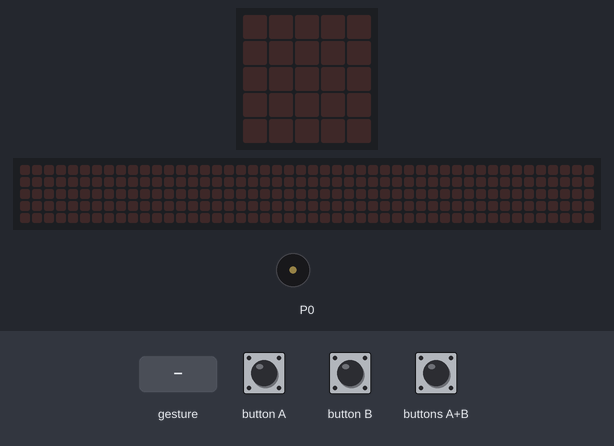
Bench run of a program on a simulated BBC micro:bit (MakeCode). On the bench: the board's 5×5 LED display, a strip that is not on the board, showing the scrolling text unrolled, buzzer (waves = sounding). The test bench sets the inputs (shaded band). A tilt is held for 1.5 s and a shake lasts 1 s, then the board lies face up again; the 48×5 strip is a reading aid, not a part: it shows the text the display is scrolling, unrolled, one strip-width of it at a time; the short countdown, score and lost-life animations are approximate.

Above: at 1.2 s.
1.3 s: buttons A+B pressed for 0.15 s
At 1.52 s:
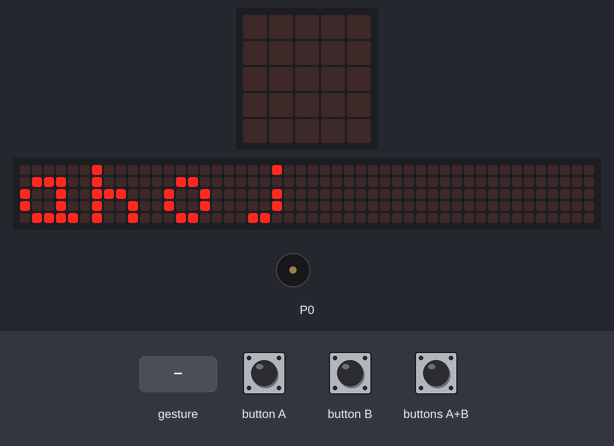
4.3 s: button B pressed for 0.15 s
At 7.1 s:
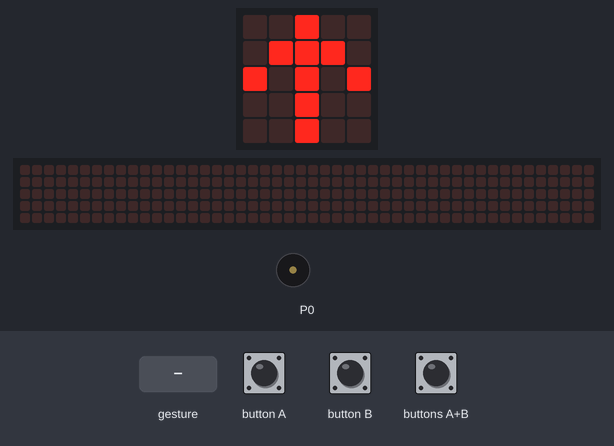
7.4 s: gesture 'shake'
At 7.9 s:
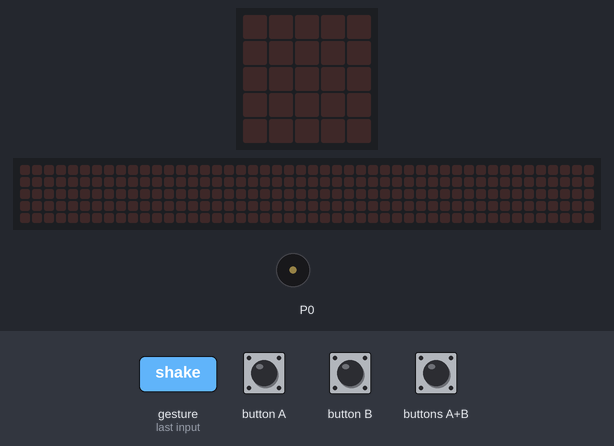
9.1 s: button A pressed for 0.15 s
At 9.6 s:
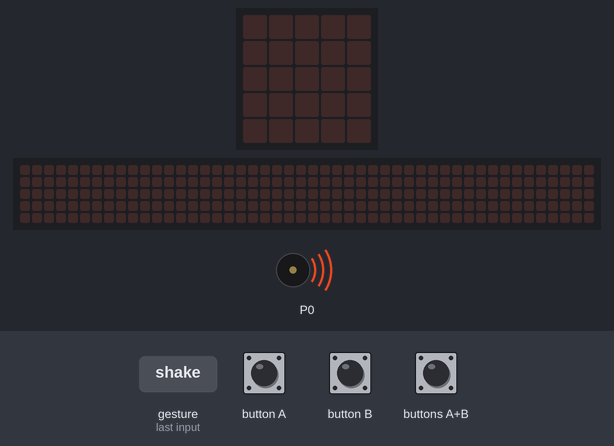
12.2 s: buttons A+B pressed for 1 s
At 13.42 s:
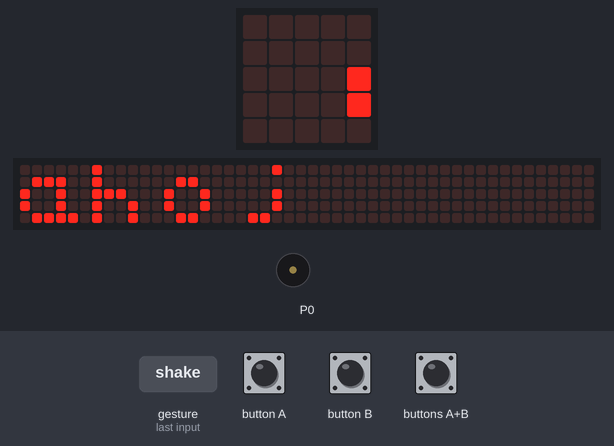
16.2 s: button A pressed for 0.15 s
At 17.47 s:
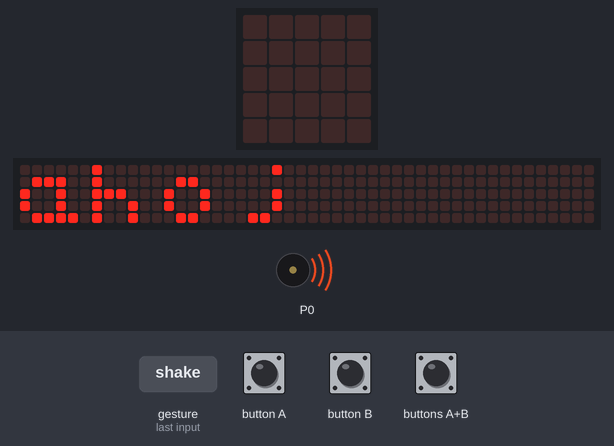
Timing chart, 0 to 21.8 s (numbered marks = the images above; inputs shaded):
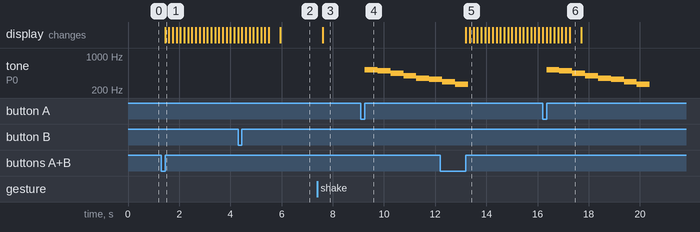

Measured:
- after the input at 1.3 s, the display: changes after 0.15 s (image 1)
- after the input at 4.3 s, the display: first differs from a run without the input after 1.7 s (image 2)
- after the input at 7.4 s, the display: changes after 0.20 s (image 3)
- after the input at 9.1 s, tone on P0: plays 523 Hz for 0.51 s, 494 Hz for 0.51 s, 440 Hz for 0.51 s, 392 Hz for 0.51 s, 349 Hz for 0.51 s, 330 Hz for 0.42 s, starting after 0.15 s
- after the input at 12.2 s, the display: first changes after 1.0 s (image 5 shows a later state)
- after the input at 16.2 s, tone on P0: plays 523 Hz for 0.51 s, 494 Hz for 0.51 s, 440 Hz for 0.51 s, 392 Hz for 0.51 s, 349 Hz for 0.51 s, 330 Hz for 0.51 s … (8 notes in this stretch), starting after 0.15 s
- what the display in image 6 shows lasts 0.4 s, from 17.3 s to 17.7 s

The program:

main.ts
```typescript
input.onButtonPressed(Button.A, function () {
    music.playMelody("C5 B A G F E D C ", 120)
})
input.onButtonPressed(Button.AB, function () {
    basic.showString("ahoj")
})
input.onButtonPressed(Button.B, function () {
    basic.showArrow(ArrowNames.North)
})
input.onGesture(Gesture.Shake, function () {
    game.addScore(1)
})
loops.everyInterval(10000, function () {

})
loops.everyInterval(6000, function () {
    let logging = 0
    if (logging) {

    }
})
basic.forever(function () {

})
```

test.ts
```typescript
// Tady jsou testy. Při použití tohoto balíčku jako rozšíření nebude zkompilováno.
```
